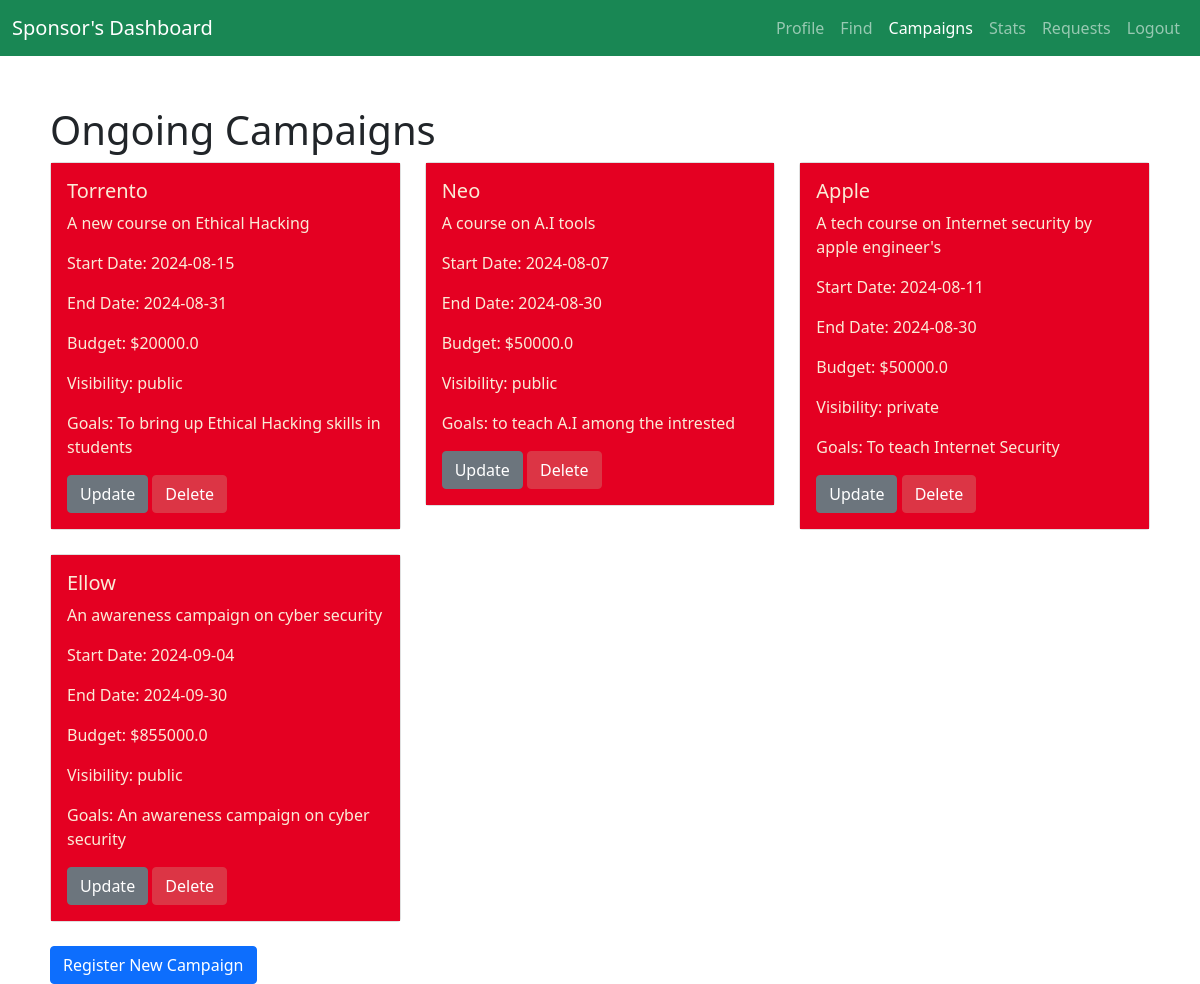
Page /campaigns (signed in) on the committed database.
### app.py (models this page shows, shortened)
class Campaign(db.Model):
    id = db.Column(db.Integer, primary_key=True, autoincrement=True)
    name = db.Column(db.String(64), index=True)
    description = db.Column(db.String(256))
    start_date = db.Column(db.Date)
    end_date = db.Column(db.Date)
    budget = db.Column(db.Float)
    visibility = db.Column(db.String(64))
    goals = db.Column(db.String(256))
    sponsor_id = db.Column(db.Integer, db.ForeignKey('user.id'))

### app.py (the view)
@app.route('/campaigns')
@login_required
def campaigns():
    all_campaigns = Campaign.query.all()
    return render_template('campaigns.html', campaigns=all_campaigns)

### app.py (called while the page is built)
@login_manager.user_loader
def load_user(user_id):
    return User.query.get(int(user_id))

    @property
    def is_active(self):
        return True

### templates/campaigns.html (shortened to what this page needs)
<!DOCTYPE html>
<html lang="en">
<head>
    <link href="https://cdn.jsdelivr.net/npm/bootstrap@5.0.2/dist/css/bootstrap.min.css" rel="stylesheet">
</head>
<body>
    <div class="container1">
        <div id="panel">
            <nav class="navbar navbar-expand-sm bg-success navbar-dark" id="navi">
                <div class="container-fluid">
                    <a class="navbar-brand" href="#">Sponsor's Dashboard</a>
                    <ul class="navbar-nav ml-auto">
                    <div class="collapse navbar-collapse justify-content-end" id="navbarNavDropdown">
                        <ul class="navbar-nav">
                            <li class="nav-item">
                            <a class="nav-link " href="/sponsor_dashboard">Profile </a>
                            </li>
                            <li class="nav-item">
                                <a class="nav-link " href="/find_sponsor"> Find </a>
                            </li>
                            <li class="nav-item">
                                <a class="nav-link active " aria-current="page" href="/campaigns">Campaigns</a>
                            </li>
                            <li class="nav-item">
                                <a class="nav-link "  href="/stats_sponsor">Stats </a>
                            </li>
                            <li class="nav-item">
                                   <a class="nav-link " aria-current="page" href="/request_s">Requests</a>
                            </li>
                            <li class="nav-item">
                                <a class="nav-link " href="/logout">Logout </a>
                            </li>
                        </ul>
                    </div>
                </div>
            </nav>
        </div>
        <div class="inside">
            <h1>Ongoing Campaigns</h1>
            <div class="row">
                {% for campaign in campaigns %}
                <div class="col-md-4">
                    <div class="card mb-4">
                        <div class="card-body">
                            <h5 class="card-title">{{ campaign.name }}</h5>
                            <p class="card-text">{{ campaign.description }}</p>
                            <p class="card-text">Start Date: {{ campaign.start_date }}</p>
                            <p class="card-text">End Date: {{ campaign.end_date }}</p>
                            <p class="card-text">Budget: ${{ campaign.budget }}</p>
                            <p class="card-text">Visibility: {{ campaign.visibility }}</p>
                            <p class="card-text">Goals: {{ campaign.goals }}</p>
                            <button type="button" class="btn btn-secondary" data-bs-toggle="modal" data-bs-target="#updateCampaignModal{{ campaign.id }}">
                                Update
                            </button>
                            <form method="POST" action="{{ url_for('delete_campaign', id=campaign.id) }}" class="d-inline">
                                <button type="submit" class="btn btn-danger">Delete</button>
                            </form>
                        </div>
                    </div>
                </div>
                {% endfor %}
            </div>
            <button type="button" class="btn btn-primary" data-bs-toggle="modal" data-bs-target="#registerCampaignModal">
                Register New Campaign
            </button>
        </div>
    </div>
</body>
</html>

### templates/campaigns.html (style rules this page uses)
.inside { margin-left: 50px; margin-top: 50px; margin-right: 50px; }
.card-body { box-shadow: 100px; background-color: rgb(228, 0, 34); color: antiquewhite; }

### rows in the picture
Campaign: name "Torrento", description "A new course on Ethical Hacking", start_date "2024-08-15", end_date "2024-08-31", budget "20000.0", visibility "public", goals "To bring up Ethical Hacking skills in students"
Campaign: name "Neo", description "A course on A.I tools", start_date "2024-08-07", end_date "2024-08-30", budget "50000.0", visibility "public", goals "to teach A.I among the intrested"
Campaign: name "Apple", description "A tech course on Internet security by apple engineer's", start_date "2024-08-11", end_date "2024-08-30", budget "50000.0", visibility "private", goals "To teach Internet Security"
Campaign: name "Ellow", description "An awareness campaign on cyber security", start_date "2024-09-04", end_date "2024-09-30", budget "855000.0", visibility "public", goals "An awareness campaign on cyber security"
